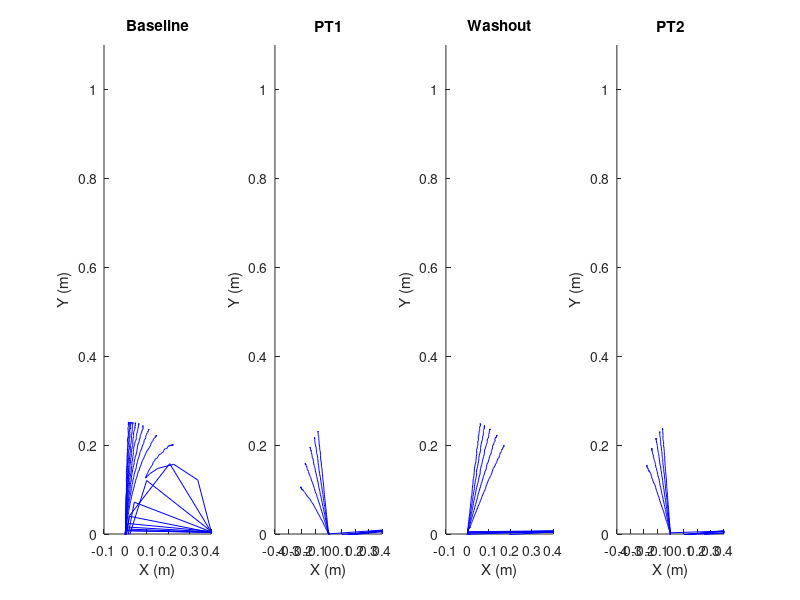

Recreate this plot in MATLAB. (Note: this script raises an error after producing the figure.)
clc
tic
clear
close all
%% Initializing Variables
Rate_pt1_fast = [];
Rate_pt1_slow = [];
Rate_wash_fast = [];
Rate_wash_slow  = [];
Rate_pt2_fast = [];
Rate_pt2_slow = [];
Exp = zeros(1,14);
%% Define plot style
clear s;
s.units = 'inches';
s.format = 'pdf';
s.Preview= 'none';
s.Width= '16'; % Figure width on canvas
s.Height= '9'; % % Figure height on canvas
s.Units= 'inches';
s.Color= 'rgb';
s.Background= 'w';
s.FixedfontSize= '12';
s.ScaledfontSize= 'auto';
s.FontMode= 'scaled';
s.FontSizeMin= '12';
s.FixedLineWidth= '1';
s.ScaledLineWidth= 'auto';
s.LineMode= 'none';
s.LineWidthMin= '0.1';
s.FontName= 'Times New Roman';% Might change this to something that is available
s.FontWeight= 'auto';
s.FontAngle= 'auto';
s.FontEncoding= 'latin1';
s.PSLevel= '3';
s.Renderer= 'painters';
s.Resolution= '300';
s.LineStyleMap= 'none';
s.ApplyStyle= '0';
s.Bounds= 'tight';
s.LockAxes= 'off';
s.LockAxesTicks= 'off';
s.ShowUI= 'off';
s.SeparateText= 'off';
% Skill learning vs adaptation

%% Simulation Loop
% for jj= [-1 -0.5 -0.1]
i_index=0;
% for ii= -0.5:0.1:0.5
ii=1;
i_index=i_index+1;

%% Initialization
num_trials=100;
ts=0.01;% Sampling time interval
paradigm_trials=700;% Total number of trials in the paradigm
t1=400; %pt1 onset
t2=t1+num_trials; %washout onset 
t3=t2+num_trials; %pt2 onset
t4=t3+num_trials;  % pt2 end
time=1;
duration=time;
export_plots_to_png=0;
export_plots_to_pdf=1;

%% System definition
m1=0.2;% mass of link 1
m2=0.2;% mass of link 2
lc1=0.1;% midlength of link 1
lc2=0.1;% midlength of link 2
forward_kinematics=[2*lc1 2*lc2];
I1=1/3*m1*(2*lc1); % M. I. of link 1
I2=1/3*m2*(2*lc2); % M. I. of link 2
Q1=pi/4; % Equilibrium point of q1
Q2=-pi/2; % Equilibrium point of q2
d1=0.3;% Damping 1
d2=0.3;% Damping 2
% Inverse of inertia matrix
%   ||                 ||
%   \/                 \/
Dinv =[(m2*lc2^2 + I2)/(I1*I2 + 4*lc1*lc2^2*m2^2 + 4*I2*lc1*m2 + I2*lc1^2*m1 + I1*lc2^2*m2 + lc1^2*lc2^2*m1*m2 - 4*lc1^2*lc2^2*m2^2*cos(Q2)^2),                           -(m2*lc2^2 + 2*lc1*m2*cos(Q2)*lc2 + I2)/(I1*I2 + 4*lc1*lc2^2*m2^2 + 4*I2*lc1*m2 + I2*lc1^2*m1 + I1*lc2^2*m2 + lc1^2*lc2^2*m1*m2 - 4*lc1^2*lc2^2*m2^2*cos(Q2)^2);
    -(m2*lc2^2 + 2*lc1*m2*cos(Q2)*lc2 + I2)/(I1*I2 + 4*lc1*lc2^2*m2^2 + 4*I2*lc1*m2 + I2*lc1^2*m1 + I1*lc2^2*m2 + lc1^2*lc2^2*m1*m2 - 4*lc1^2*lc2^2*m2^2*cos(Q2)^2), (m1*lc1^2 + 4*m2*cos(Q2)*lc1*lc2 + 4*m2*lc1 + m2*lc2^2 + I1 + I2)/(I1*I2 + 4*lc1*lc2^2*m2^2 + 4*I2*lc1*m2 + I2*lc1^2*m1 + I1*lc2^2*m2 + lc1^2*lc2^2*m1*m2 - 4*lc1^2*lc2^2*m2^2*cos(Q2)^2)];
a11=zeros(2,2);
a12=eye(2);
a21=a11;
a22=-Dinv*diag([d1,d2]);
b11=a11;
b12=Dinv*eye(2);
%% LAD: System based on 2R
Ac=[a11 a12;a21 a22]; % Continuous-time A matrix
Bc=[b11;b12]; % Continuous-time B matrix
A=0.5*(eye(size(Ac,1))+Ac*ts); % Discrete-time A matrix
B=Bc; % Discrete-time B matrix
C=[1 0 0 0;0 1 0 0];
[~,n]=size(A);
[l,m]=size(C*B);
%% Controller Equations Parameterization
lambda_ILC= 1;% Determination factor (Can you change this by explicit instructions?)
lambda_model=0.7;
lambda_FF=0.7;% Confidence on the internal learnt model
gamma_ILC=0.1;% Initial learning rate
gamma_model= 0.2; %Initial learning rate
gamma_FF=0.1; %|| Range: 0.05:0.1
nx=0.01;% Noise levels
ny=0.01;% Noise levels
%% Direction of reaching task
xi_temp=0;
yi_temp=0;
D=(xi_temp^2+yi_temp^2-4*lc1^2-4*lc2^2)/(8*lc1*lc2);
yi=acosd(D);
xi=90-atan2d(2*lc2*sin(acos(D)),(2*lc1+2*lc2*D));
yi=deg2rad(yi);
xi=deg2rad(xi);
2*lc1*cos(xi)+2*lc2*cos(xi+yi)
2*lc1*sin(xi)+2*lc2*sin(xi+yi)
xf_temp=0;

yf_temp=0.25;
D_=(xf_temp^2+yf_temp^2-(2*lc1)^2-(2*lc2)^2)/(8*lc1*lc2);
yf=((atan2d(sqrt(1-D_^2),D_)));
xf=atan2d(yf_temp,xf_temp)-atan2d((2*lc2*(sqrt(1-D_^2))),(2*lc1+2*lc2*D_));
yf=deg2rad(yf);
xf=deg2rad(xf);
xfx=xf;
2*lc1*cos(xf)+2*lc2*cos(xf+yf)
2*lc1*sin(xf)+2*lc2*sin(xf+yf)
%% Perturbation Definition
enableVMR=0;
th=0.5236; % 30 degree rotation
enableFFPT=1;
enableVLPT=0;
beta= 0.5;% FF Perturbation level
alpha=15;% VL Perturbation level
%% Trajectory Generation
% Reference Commands Generation (Minimum Jerk Trajectory, per R. Shadhmehr and
% S. P. Wise) code based on Supplementary documents for "Computational Neurobiology
% of Reaching and Pointing",
t=0;
yd1=[xf*ones(1,time/ts+2);yf*ones(1,time/ts+2)];
ydx=[xfx*ones(1,time/ts+2);yf*ones(1,time/ts+2)];
yref=0*ydx;
for loop_time=0:ts:time
    t=t+1;
    yd1(:,t)=[xi+(xf-xi)*(10*(loop_time/duration)^3-15*(loop_time/duration)^4+6*(loop_time/duration)^5);
        yi+(yf-yi)*(10*(loop_time/duration)^3-15*(loop_time/duration)^4+6*(loop_time/duration)^5)];
end
t=0;
for loop_time=0:ts:time
    t=t+1;
    ydx(:,t)=[xi+(xfx-xi)*(10*(loop_time/duration)^3-15*(loop_time/duration)^4+6*(loop_time/duration)^5);
        yi+(yf-yi)*(10*(loop_time/duration)^3-15*(loop_time/duration)^4+6*(loop_time/duration)^5)];
end
count=5;
for lambda_ILC=[1,0.998,0.995,0.997,0.996,0.993]
    count=count-1;
%% Init. variables
norme=0;
plot_surf=0;
y_=zeros(size(yref));
uILC_=y_;
ymodel_=y_;
ymodel=ymodel_;
Y=ymodel(:,1:end);
Y_=Y;
uFF_=uILC_;
uFF=uFF_;
uILC=uFF;
u=uFF;
u_=u;
VMR=y_;
FFPT=Y_;
VLPT=0;
pred_term_=uILC_;
yFF=y_;
yILC=y_;
TE=y_;
SPE=y_;
MOE=y_;
E=y_;
E_=zeros(1,paradigm_trials);
YendP=y_;
perception=VMR;
normy=zeros(1,length(loop_time));
normFF=zeros(1,length(loop_time));
normuILC=zeros(1,length(loop_time));
normTE=normy;
normSPE=normy;
normMOE=normy;
normu=normy;
normuFF=normy;
IT=normy;
MT=normy;
RR=[cos(th) -sin(th);sin(th) cos(th)];
%% Across-the-Trials for loop
fg1=figure(1);
% fg2=figure(2);
% fg3=figure(3);
% fg6=figure(6);

for k=1:paradigm_trials
    x=zeros(n,length(yref));
    xILC=zeros(n,length(yref));
    xFF=xILC;
    y=C*x;
    
    %% Across-the-Time for loop
    t=0;
    for loop_time=0:ts:time-1*ts
        vdx=[0 1;0 0]*[[0;0] (diff(y_'))'];
        t=t+1;
        %% Perturbation Compututations
             
        if (k<=(4*num_trials)) %(Baseline)
            yref=yd1;
            VMR=[0;0];
            RR=eye(2);
            FFPT=[0;0];
            VLPT=0;
        end
        if (k>=(t1+1))&&(k<=(t2)) %(PERT PT)
            yref=ydx;
            if enableVMR==1
                RR=[cos(th) -sin(th);sin(th) cos(th)];
            else
                VMR=[0;0];
                RR=eye(2);
            end
            if enableFFPT==1
                FFPT=[beta;0];
            else
                FFPT=[0;0];
            end
            if enableVLPT==1
                VLPT=alpha;
            else
                VLPT=0;
            end
        end
        if (k>=t2+1)&&(k<=t3) %(Washout)
            VMR=[0;0];
            RR=eye(2);
            FFPT=[0;0];
            VLPT=0;
            yref=yd1;
        end
        if (k>=t3+1)&&(k<=t4) %(PERT PT again)
            yref=ydx;
            if enableVMR==1
                RR=[cos(th) -sin(th);sin(th) cos(th)];
            else
                VMR=[0;0];
                RR=eye(2);
            end
            if enableFFPT==1
                FFPT=[beta;0];
            else
                FFPT=[0;0];
            end
            if enableVLPT==1
                VLPT=alpha;
            else
                VLPT=0;
            end
        end
        TE(:,t+2)=yref(:,t+2)-(RR*y_(:,t+2));
        MOE(:,t+2)=C*A*B*u_(:,t)-ymodel_(:,t+2);
        SPE(:,t+2)=(RR)*y_(:,t+2)-ymodel_(:,t+2);
        %% Error Definitions
        if (log(norm(TE(:,t+2)))>=-10)
            %% Learning Controller Model
            uILC(:,t)=lambda_ILC*uILC_(:,t)+gamma_ILC*tanh(TE(:,t+2));
            ymodel(:,t+2)=lambda_model*ymodel_(:,t+2)+gamma_model*tanh(SPE(:,t+2));
            uFF(:,t)=lambda_FF*uFF_(:,t)+gamma_FF*pinv(C*A*B)*tanh((MOE(:,t+2)));
            u(:,t)=1*uILC(:,t)+1*uFF(:,t);
        else
            u(:,t)=u_(:,t);
        end
        %% State-space System
        x(:,t+1)=A*x(:,t)+nx*rand(n,1)+B*(u(:,t)+pinv(C*A*B)*FFPT+VLPT.*vdx(:,t));
        y(:,t)=C*x(:,t)+ny*rand(l,1);
    end
    %% Save data for next iteration
    uILC_=uILC;% ILC data
    y_=y;% output data
    ymodel_=ymodel;% pred data
    Y_=Y;
    uFF_=uFF;
    u_=u;
    normTE(1,k)=norm(TE(:,1:(time/ts)));
    normSPE(1,k)=norm(SPE(:,1:(time/ts)));
    normMOE(1,k)=norm(MOE(:,1:(time/ts)));
    normuFF(1,k)=norm(uFF(:,1:(time/ts)-2));
    normu(1,k)=norm(u(:,1:(time/ts)-2));
    normuILC(1,k)=norm(uILC(:,1:(time/ts)-2));
    %% Auxilliary steps
    for k1=1:l
        y_dash_ref=[forward_kinematics*cos([1 0; 1 1]*yref);forward_kinematics*sin([1 0; 1 1]*yref)];
        y_dash=[forward_kinematics*cos([1 0; 1 1]*y);forward_kinematics*sin([1 0; 1 1]*y)];
%         y_dash_ref=yref;
%         y_dash=y;
        E(k1,k)=(norm(abs(y_dash_ref(k1,1:(time/ts))-y_dash(k1,1:(time/ts)))).^2);
    end
    if norme==0
        E_(:,k)=norm(y_dash_ref(:,1:(time/ts))-y_dash(:,1:(time/ts)));
    end
    if norme==1
        E_(:,k)=norm(y_dash_ref(:,1:(time/ts))-y_dash(:,1:(time/ts)))/norm(y_dash_ref(:,1:(time/ts)));
    end
    if (k==t1)
        y1=y;
        x1=x;
    end
    if (k==t2)
        y2=y;
        x2=x;
    end
    if (k==t3)
        y3=y;
        x3=x;
    end
    if (k==t4)
        y4=y;
        x4=x;
    end
    YendP(1,k)=y(1,end-2);
    %%
    set(0,'CurrentFigure',fg1);
    if (k<=(2*num_trials)) %(Baseline)
        if (rem(k,20)==0)||(k==(2*num_trials+1))
            hold on
            subplot(1,4,1)
            hold on
            plot(y_dash(1,1:end-2),y_dash(2,1:end-2),'b-','LineWidth',0.1)
            %             axis equal
            xlabel('X (m)')
            ylabel('Y (m)')
            title('Baseline')
            ylim([0 1.1])
        end
    end
    if (k>=(t1+1))&&(k<=(t2)) %(PERT PT)
        if (rem(k,20)==0)||(k==(4*num_trials+1))
            subplot(1,4,2)
            hold on
            plot(y_dash(1,1:end-2),y_dash(2,1:end-2),'b-','LineWidth',0.1)
            %             axis equal
            xlabel('X (m)')
            ylabel('Y (m)')
            title('PT1')
            ylim([0 1.1])
        end
    end
    if (k>=t2+1)&&(k<=t3) %(Washout)
        if (rem(k,20)==0)||(k==(5*num_trials+1))
            subplot(1,4,3)
            hold on
            plot(y_dash(1,1:end-2),y_dash(2,1:end-2),'b-','LineWidth',0.1)
            %             axis equal
            xlabel('X (m)')
            ylabel('Y (m)')
            title('Washout')
            ylim([0 1.1])
        end
    end
    if (k>=t3+1)&&(k<=t4) %(PERT PT again)
        if (rem(k,20)==0)||(k==(6*num_trials+1))
            subplot(1,4,4)
            hold on
            plot(y_dash(1,1:end-2),y_dash(2,1:end-2),'b-','LineWidth',0.1)
            %             axis equal
            xlabel('X (m)')
            ylabel('Y (m)')
            title('PT2')
            ylim([0 1.1])
        end
    end
end
%% Retention and  Rate Calculations

Retention = E_(t1+1)-E_(t3+1);
% Rate_pt1_fast =(log(E_(num_trials*4+2))- log(E_(num_trials*4+6))/4);
% Rate_pt1_slow =(log(E_(num_trials*4+51))- log(E_(num_trials*5))/49);
% Rate_wash_fast =(log(E_(num_trials*5+2))-log(E_(num_trials*5+6))/4);
% Rate_wash_slow =(log(E_(num_trials*5+51))-log(E_(num_trials*6))/49);
% Rate_pt2_fast =(log(E_(num_trials*6+2))- log(E_(num_trials*6+6))/4);
% Rate_pt2_slow =(log(E_(num_trials*6+51))- log(E_(num_trials*7))/49);
% Rates(i_index,:)= [Retention Rate_pt1_fast Rate_pt1_slow Rate_wash_fast Rate_wash_slow Rate_pt2_fast Rate_pt2_slow];
% RATES = array2table (Rates,'VariableNames',{'Retention','Rate_pt1_fast','Rate_pt1_slow','Rate_wash_fast','Rate_wash_slow','Rate_pt2_fast','Rate_pt2_slow'});

%     writetable(Rate,'Rate.xlsx','Sheet','gamma_FF');

%% Curve Fitting
pt1_fast = E_((t1+3):(t1+9));
pt1_slow = E_((t1+num_trials/2+1):(t1+num_trials));
wash_fast = E_((t2+3):(t2+9));
wash_slow = E_((t2+num_trials/2+1):(t2+num_trials));
pt2_fast = E_((t3+3):(t3+9));
pt2_slow = E_((t3+num_trials/2+1):(t3+num_trials));
trials_fast = 1:1:length(pt1_fast);
trials_slow = 1:1:length(pt1_slow);
% pt1 =  E_((num_trials*4+2):(num_trials*5));
% pt2 =  E_((num_trials*6+2):(num_trials*7));
% trials = 1:1:length(pt1);

tempft = fittype('a*exp(-x/b)+c');
tempf=fit(trials_slow',wash_slow',tempft,'StartPoint',[0.22 23.9854 0.0035]);

ft = fittype( 'a*exp(-x/b)+c', 'independent', 'x', 'dependent', 'y' );
opts = fitoptions( 'Method', 'NonlinearLeastSquares' );
opts.Display = 'Off';
opts.StartPoint = [tempf.a tempf.b tempf.c];

[xf1Data, yf1Data] = prepareCurveData( trials_fast, pt1_fast );
[f1_fitresult, f1_gof] = fit( xf1Data, yf1Data, ft, opts );

[xf2Data, yf2Data] = prepareCurveData( trials_fast, pt2_fast );
[f2_fitresult, f2_gof] = fit( xf2Data, yf2Data, ft, opts );

[xfwData, yfwData] = prepareCurveData( trials_fast, wash_fast );
[fw_fitresult, fw_gof] = fit( xfwData, yfwData, ft, opts );

[xs1Data, ys1Data] = prepareCurveData( trials_slow, pt1_slow );
[s1_fitresult, s1_gof] = fit( xs1Data, ys1Data, ft, opts );

[xs2Data, ys2Data] = prepareCurveData( trials_slow, pt2_slow );
[s2_fitresult, s2_gof] = fit( xs2Data, ys2Data, ft, opts );

[xswData, yswData] = prepareCurveData( trials_slow, wash_slow );
[sw_fitresult, sw_gof] = fit( xswData, yswData, ft, opts );

%%Storing Data
Exp(i_index,:) = [ii,Retention,E_(t1+1),E_(t2),f1_fitresult.b,s1_fitresult.b...
                  E_(t2+1),E_(t3),fw_fitresult.b,sw_fitresult.b...
                  E_(t3+1),E_(t4),f2_fitresult.b,s2_fitresult.b]
EXP = array2table (Exp,'VariableNames',{'Beta','Retention','E1_pt1','E2_pt1','Rate_pt1_fast','Rate_pt1_slow','E1_w','E2_w','Rate_wash_fast','Rate_wash_slow','E1_pt2','E2_pt2','Rate_pt2_fast','Rate_pt2_slow'});

% %% Reference commands
% figure(1)
% hold on
% subplot(1,4,1)
% hold on
% plot(yd1(1,1:end-2),yd1(2,1:end-2),'r--','LineWidth',2)
% xlabel('X (m)')
% ylabel('Y (m)')
% ylim([0 0.6])
% title('Baseline')
% subplot(1,4,2)
% hold on
% plot(yd1(1,1:end-2),ydx(2,1:end-2),'r--','LineWidth',2)
% xlabel('X (m)')
% ylabel('Y (m)')
% title('PT1')
% ylim([0 0.6])
% subplot(1,4,3)
% hold on
% plot(yd1(1,1:end-2),yd1(2,1:end-2),'r--','LineWidth',2)
% ylim([0 0.6])
% xlabel('X (m)')
% ylabel('Y (m)')
% title('Washout')
% ylim([0 0.6])
% subplot(1,4,4)
% hold on
% plot(yd1(1,1:end-2),ydx(2,1:end-2),'r--','LineWidth',2)
% ylim([0 0.6])
% xlabel('X (m)')
% ylabel('Y (m)')
% title('PT2')
% % Converged trajectories
% figure(1)
% hold on
% subplot(1,4,1)
% hold on
% plot(y1(1,1:end-2),y1(2,1:end-2),'g-','LineWidth',1)
% % axis equal
% ylim([0 0.6])
% subplot(1,4,2)
% hold on
% plot(y2(1,1:end-2),y2(2,1:end-2),'g-','LineWidth',1)
% % axis equal
% ylim([0 0.6])
% subplot(1,4,3)
% hold on
% plot(y3(1,1:end-2),y3(2,1:end-2),'g-','LineWidth',1)
% % axis equal
% ylim([0 0.6])
% subplot(1,4,4)
% hold on
% plot(y4(1,1:end-2),y4(2,1:end-2),'g-','LineWidth',1)
% % axis equal
% ylim([0 0.6])
% s.Width= '8'; % Figure width on canvas
% s.Height= '5';
% if export_plots_to_pdf==1
%     chosenfigure=gcf;
%     set(chosenfigure,'PaperUnits','inches');
%     set(chosenfigure,'PaperPositionMode','auto');
%     set(chosenfigure,'PaperSize',[8 5]); % Canvas Size
%     set(chosenfigure,'Units','inches');
%     hgexport(gcf,'ConvergedXY.pdf',s);
% end
%%
% 
% figure(2)
% plot(normTE);hold on
% plot(normSPE);
% plot(normMOE)
% grid on
% for kk=4:7
%     xline(kk*num_trials,'k:','LineWidth',2)
% end
% xlabel('Iterations (k)')
% ylabel('Norm of individual components')
% legend('TE','SPE','MOE','Location','northwest')
% title(['\gamma_{ILC}=',num2str(gamma_ILC),', \gamma_{FF}=',num2str(gamma_FF),', \gamma_{pred}=',num2str(gamma_model),', \lambda_{ILC}=',num2str(lambda_ILC),', \lambda_{FF}=',num2str(lambda_FF),', \lambda_{pred}=',num2str(lambda_model)])
% s.Width= '8'; % Figure width on canvas
% s.Height= '5';
% if export_plots_to_pdf==1
%     chosenfigure=gcf;
%     set(chosenfigure,'PaperUnits','inches');
%     set(chosenfigure,'PaperPositionMode','auto');
%     set(chosenfigure,'PaperSize',[8 5]); % Canvas Size
%     set(chosenfigure,'Units','inches');
%     hgexport(gcf,'ErrorProportions.pdf',s);
% end
% %% Error
% figure(3)
% subplot(211)
% stem(E_,'LineWidth',0.1,'MarkerSize',0.1)
% hold on
% plot(E_,'LineWidth',0.5)
% grid on
% xlabel('Iterations (k)')
% ylabel('||E||_2=||y_{ref,k}-y_k||_2')
% for kk=4:7
%     xline(kk*num_trials,'k:','LineWidth',2)
% end
% title(['\gamma_{ILC}=',num2str(gamma_ILC),', \gamma_{FF}=',num2str(gamma_FF),', \gamma_{pred}=',num2str(gamma_model),', \lambda_{ILC}=',num2str(lambda_ILC),', \lambda_{FF}=',num2str(lambda_FF),', \lambda_{pred}=',num2str(lambda_model)])
% subplot(212)
% stem(log(E_),'LineWidth',0.1,'MarkerSize',0.1)
% hold on
% plot(log(E_),'LineWidth',0.5)
% for kk=4:7
%     xline(kk*num_trials,'k:','LineWidth',2)
% end
% grid on
% hold on
% xlabel('Iterations (k)')
% ylabel('log(||E||_2)')
% s.Width= '8'; % Figure width on canvas
% s.Height= '5';
% if export_plots_to_pdf==1
%     chosenfigure=gcf;
%     set(chosenfigure,'PaperUnits','inches');
%     set(chosenfigure,'PaperPositionMode','auto');
%     set(chosenfigure,'PaperSize',[8 5]); % Canvas Size
%     set(chosenfigure,'Units','inches');
%     hgexport(gcf,'Errors.pdf',s);
% end
% %% Baseline plot
% figure(9)
% subplot(211)
% stem(1:paradigm_trials-3*num_trials,E_(:,1:length(1:paradigm_trials-3*num_trials)),'LineWidth',0.1,'MarkerSize',0.1)
% hold on
% plot(1:paradigm_trials-3*num_trials,E_(:,1:length(1:paradigm_trials-3*num_trials)),'LineWidth',0.5)
% xlim([0*num_trials+1 2*num_trials])
% grid on
% xlabel('Iterations (k)')
% ylabel('||E||_2=||y_{ref,k}-y_k||_2')
% title(['\gamma_{ILC}=',num2str(gamma_ILC),', \gamma_{FF}=',num2str(gamma_FF),', \gamma_{pred}=',num2str(gamma_model),', \lambda_{ILC}=',num2str(lambda_ILC),', \lambda_{FF}=',num2str(lambda_FF),', \lambda_{pred}=',num2str(lambda_model)])
% subplot(212)
% stem(1:paradigm_trials-3*num_trials,log(E_(:,1:length(1:paradigm_trials-3*num_trials))),'LineWidth',0.1,'MarkerSize',0.1)
% hold on
% plot(1:paradigm_trials-3*num_trials,log(E_(:,1:length(1:paradigm_trials-3*num_trials))),'LineWidth',0.5)
% xlim([0*num_trials+1 2*num_trials])
% grid on
% hold on
% xlabel('Iterations (k)')
% ylabel('log(||E||_2)')
% s.Width= '6'; % Figure width on canvas
% s.Height= '4';
% if export_plots_to_pdf==1
%     chosenfigure=gcf;
%     set(chosenfigure,'PaperUnits','inches');
%     set(chosenfigure,'PaperPositionMode','auto');
%     set(chosenfigure,'PaperSize',[6 4]); % Canvas Size
%     set(chosenfigure,'Units','inches');
%     hgexport(gcf,'BaselineError.pdf',s);
% end
% %%
% figure(10)
% plot(normu);hold on
% plot(normuFF);
% plot(normuILC)
% grid on
% for kk=4:7
%     xline(kk*num_trials,'k:','LineWidth',2)
% end
% xlabel('Iterations (k)')
% ylabel('Norm of individual components')
% legend('||u_k||_2','||u_{FF,k}||_2','||u_{ILC,k}||_2','Location','northwest')
% title(['\gamma_{ILC}=',num2str(gamma_ILC),', \gamma_{FF}=',num2str(gamma_FF),', \gamma_{pred}=',num2str(gamma_model),', \lambda_{ILC}=',num2str(lambda_ILC),', \lambda_{FF}=',num2str(lambda_FF),', \lambda_{pred}=',num2str(lambda_model)])
% s.Width= '8'; % Figure width on canvas
% s.Height= '5';
% if export_plots_to_pdf==1
%     chosenfigure=gcf;
%     set(chosenfigure,'PaperUnits','inches');
%     set(chosenfigure,'PaperPositionMode','auto');
%     set(chosenfigure,'PaperSize',[8 5]); % Canvas Size
%     set(chosenfigure,'Units','inches');
%     hgexport(gcf,'ContribBaseline.pdf',s);
% end
% 
%% Matced Trials
figure(11)

if ii==0.1
    plot(1:(t2-t1),((E_(t1+1:t2))),'m','LineWidth',1.5,'Marker','o','MarkerEdgeColor','k','MarkerSize',4,'MarkerIndices',1:10:num_trials);
    plot(1:num_trials*1,((E_(t3+1:t4))),'b','LineWidth',1.5,'Marker','o','MarkerEdgeColor','k','MarkerSize',4,'MarkerIndices',1:10:num_trials);
end
if ii==0.9
    plot(1:(t2-t1),((E_(t1+1:t2))),'m','LineWidth',1.5,'Marker','^','MarkerEdgeColor','k','MarkerSize',4,'MarkerIndices',1:10:num_trials);
    plot(1:num_trials*1,((E_(t3+1:t4))),'b','LineWidth',1.5,'Marker','^','MarkerEdgeColor','k','MarkerSize',4,'MarkerIndices',1:10:num_trials);
end

if count==4
subplot(2,3,1)

hold on
plot(1:num_trials*1,((E_(num_trials*3+1:4*num_trials))),'Color','k','LineWidth',2);
plot(1:(t2-t1),((E_(t1+1:t2))),'Color','m','LineWidth',1.5);
plot(1:(t3-t2),((E_(t2+1:t3))),'Color','g','LineStyle','--','LineWidth',2);
plot(1:num_trials*1,((E_(t3+1:t4))),'Color','b','LineStyle','--','LineWidth',1.5);
title('\lambda_I_L_C = '+string(lambda_ILC))
hold off
end
if count==3
subplot(2,3,2)

hold on 
plot(1:num_trials*1,((E_(num_trials*3+1:4*num_trials))),'Color','k','LineWidth',2);
plot(1:(t2-t1),((E_(t1+1:t2))),'Color','m','LineWidth',1.5);
plot(1:(t3-t2),((E_(t2+1:t3))),'Color','g','LineStyle','--','LineWidth',2);
plot(1:num_trials*1,((E_(t3+1:t4))),'Color','b','LineStyle','--','LineWidth',1.5);
title('\lambda_I_L_C = '+string(lambda_ILC))
hold off
end
if count==2

subplot(2,3,3)
hold on 
plot(1:num_trials*1,((E_(num_trials*3+1:4*num_trials))),'Color','k','LineWidth',2);
plot(1:(t2-t1),((E_(t1+1:t2))),'Color','m','LineWidth',1.5);
plot(1:(t3-t2),((E_(t2+1:t3))),'Color','g','LineStyle','--','LineWidth',2);
plot(1:num_trials*1,((E_(t3+1:t4))),'Color','b','LineStyle','--','LineWidth',1.5);
title('\lambda_I_L_C = '+string(lambda_ILC))
hold off
end
if count==1
subplot(2,3,4)

hold on
plot(1:num_trials*1,((E_(num_trials*3+1:4*num_trials))),'Color','k','LineWidth',2);
plot(1:(t2-t1),((E_(t1+1:t2))),'Color','m','LineWidth',1.5);
plot(1:(t3-t2),((E_(t2+1:t3))),'Color','g','LineStyle','--','LineWidth',2);
plot(1:num_trials*1,((E_(t3+1:t4))),'Color','b','LineStyle','--','LineWidth',1.5);
title('\lambda_I_L_C = '+string(lambda_ILC))
hold off
end
if count==0

subplot(2,3,5)
hold on
plot(1:num_trials*1,((E_(num_trials*3+1:4*num_trials))),'Color','k','LineWidth',2);
plot(1:(t2-t1),((E_(t1+1:t2))),'Color','m','LineWidth',1.5);
plot(1:(t3-t2),((E_(t2+1:t3))),'Color','g','LineStyle','--','LineWidth',2);
plot(1:num_trials*1,((E_(t3+1:t4))),'Color','b','LineStyle','--','LineWidth',1.5);
title('\lambda_I_L_C = '+string(lambda_ILC))
hold off
end
if count==-1

subplot(2,3,6)
hold on
plot(1:num_trials*1,((E_(num_trials*3+1:4*num_trials))),'Color','k','LineWidth',2);
plot(1:(t2-t1),((E_(t1+1:t2))),'Color','m','LineWidth',1.5);
plot(1:(t3-t2),((E_(t2+1:t3))),'Color','g','LineStyle','--','LineWidth',2);
plot(1:num_trials*1,((E_(t3+1:t4))),'Color','b','LineStyle','--','LineWidth',1.5);
title('\lambda_I_L_C = '+string(lambda_ILC))
hold off
end
% str1=sprintf('Baseline lamda ILC = %.1f',lambda_ILC);
% str2=sprintf('PT1 lamda ILC = %.1f',lambda_ILC);
% str3=sprintf('Washout lamda ILC = %.1f',lambda_ILC);
% str4=sprintf('PT2 lamda ILC = %.1f',lambda_ILC);
% legend(str1,str2,str3,str4)
legend('Baseline',...
    'PT1 ',...
    'Washout ',...
    'PT2 ',...
    'Baseline ')%,' PT', 'Washout', ' PT'}
xlabel('Matched Iterations (k)')
ylabel('Norm of Error')%('||E||_2')
grid on
% title(['\rho=',num2str(round(Retention,2)),',\gamma_{ILC}=',num2str(gamma_ILC),', \gamma_{FF}=',num2str(gamma_FF),', \gamma_{pred}=',num2str(gamma_model),', \lambda_{ILC}=',num2str(lambda_ILC),', \lambda_{FF}=',num2str(lambda_FF),', \lambda_{pred}=',num2str(lambda_model)])
s.Width= '16'; % Figure width on canvas
s.Height= '9';
if export_plots_to_pdf==1
    chosenfigure=gcf;
    set(chosenfigure,'PaperUnits','inches');
    set(chosenfigure,'PaperPositionMode','auto');
    set(chosenfigure,'PaperSize',[8 5]); % Canvas Size
    set(chosenfigure,'Units','inches');
    hgexport(gcf,'Matched_iterations_E.pdf',s)
end
%%
figure(12)

    if ii == 0.1
        plot(normuFF,'-ro','LineWidth',0.5,'MarkerEdgeColor','k','MarkerSize',4);hold on
        plot(normu,'-mo','LineWidth',0.5,'MarkerEdgeColor','k','MarkerSize',4)
        plot(normuILC,'-bo','LineWidth',0.5,'MarkerEdgeColor','k','MarkerSize',4)
    end
    if ii == 0.9
        plot(normuFF,'-r^','LineWidth',0.5,'MarkerEdgeColor','k','MarkerSize',4);hold on
        plot(normu,'-m^','LineWidth',0.5,'MarkerEdgeColor','k','MarkerSize',4)
        plot(normuILC,'-b^','LineWidth',0.5,'MarkerEdgeColor','k','MarkerSize',4)
    end
   
if count==4
subplot(2,3,1)

hold on
plot(normuFF,'LineWidth',0.5);
plot(normu','LineWidth',0.5);
plot(normuILC','LineWidth',0.5);
title('\lambda_I_L_C = '+string(lambda_ILC))
hold off
end

if count==3
subplot(2,3,2)

hold on
plot(normuFF,'LineWidth',0.5);
plot(normu','LineWidth',0.5);
plot(normuILC','LineWidth',0.5);
title('\lambda_I_L_C = '+string(lambda_ILC))
hold off
end


if count==2
subplot(2,3,3)

hold on
plot(normuFF,'LineWidth',0.5);
plot(normu','LineWidth',0.5);
plot(normuILC','LineWidth',0.5);
title('\lambda_I_L_C = '+string(lambda_ILC))
hold off
end

if count==1
subplot(2,3,4)

hold on
plot(normuFF,'LineWidth',0.5);
plot(normu','LineWidth',0.5);
plot(normuILC','LineWidth',0.5);
title('\lambda_I_L_C = '+string(lambda_ILC))
hold off
end
if count==0
subplot(2,3,5)

hold on
plot(normuFF,'LineWidth',0.5);
plot(normu','LineWidth',0.5);
plot(normuILC','LineWidth',0.5);
title('\lambda_I_L_C = '+string(lambda_ILC))
hold off
end
if count==-1
subplot(2,3,6)

hold on
plot(normuFF,'LineWidth',0.5);
plot(normu','LineWidth',0.5);
plot(normuILC','LineWidth',0.5);
title('\lambda_I_L_C = '+string(lambda_ILC))
hold off
end


grid on
xlabel('Iterations (k)')
ylabel('Norm of individual components')
legend('||u_{FF,k}||_2','||u_k||_2','||u_{ILC,k}||_2','Location','Northwest')
% title(['\gamma_{ILC}=',num2str(gamma_ILC),', \gamma_{FF}=',num2str(gamma_FF),', \gamma_{pred}=',num2str(gamma_model),', \lambda_{ILC}=',num2str(lambda_ILC),', \lambda_{FF}=',num2str(lambda_FF),', \lambda_{pred}=',num2str(lambda_model)])
s.Width= '16'; % Figure width on canvas
s.Height= '9';
xlim([400 500])


if export_plots_to_pdf==1
    chosenfigure=gcf;
    set(chosenfigure,'PaperUnits','inches');
    set(chosenfigure,'PaperPositionMode','auto');
    set(chosenfigure,'PaperSize',[16 9]); % Canvas Size
    set(chosenfigure,'Units','inches');
    hgexport(gcf,'SlowFast.pdf',s);
end
%%
figure(13)
if count==4
subplot(2,3,1)
hold on
stem(E_(:,301:end),'LineWidth',0.1,'MarkerSize',0.1)
plot(E_(:,301:end),'LineWidth',0.5)
title('\lambda_I_L_C = '+string(lambda_ILC))
hold off
end
if count==3
subplot(2,3,2)
hold on
stem(E_(:,301:end),'LineWidth',0.1,'MarkerSize',0.1)
plot(E_(:,301:end),'LineWidth',0.5)
title('\lambda_I_L_C = '+string(lambda_ILC))
hold off
end
if count==2
subplot(2,3,3)
hold on
stem(E_(:,301:end),'LineWidth',0.1,'MarkerSize',0.1)
plot(E_(:,301:end),'LineWidth',0.5)
title('\lambda_I_L_C = '+string(lambda_ILC))
hold off
end
if count==1
subplot(2,3,4)
hold on
stem(E_(:,301:end),'LineWidth',0.1,'MarkerSize',0.1)
plot(E_(:,301:end),'LineWidth',0.5)
title('\lambda_I_L_C = '+string(lambda_ILC))
hold off
end
if count==0
subplot(2,3,5)
hold on
stem(E_(:,301:end),'LineWidth',0.1,'MarkerSize',0.1)
plot(E_(:,301:end),'LineWidth',0.5)
title('\lambda_I_L_C = '+string(lambda_ILC))
hold off
end
if count==-1
subplot(2,3,6)
hold on
stem(E_(:,301:end),'LineWidth',0.1,'MarkerSize',0.1)
plot(E_(:,301:end),'LineWidth',0.5)
title('\lambda_I_L_C = '+string(lambda_ILC))
hold off
end
grid on
xlabel('Iterations (k)')
ylabel('||E||_2=||y_{ref,k}-y_k||_2')
% title(['\gamma_{ILC}=',num2str(gamma_ILC),', \gamma_{FF}=',num2str(gamma_FF),', \gamma_{pred}=',num2str(gamma_model),', \lambda_{ILC}=',num2str(lambda_ILC),', \lambda_{FF}=',num2str(lambda_FF),', \lambda_{pred}=',num2str(lambda_model)])
s.Width= '8'; % Figure width on canvas
s.Height= '5';
for kk=1:3
    xline(kk*num_trials,'k:','LineWidth',2)
end
if export_plots_to_pdf==1
    chosenfigure=gcf;
    set(chosenfigure,'PaperUnits','inches');
    set(chosenfigure,'PaperPositionMode','auto');
    set(chosenfigure,'PaperSize',[8 5]); % Canvas Size
    set(chosenfigure,'Units','inches');
    hgexport(gcf,'Error_PT.pdf',s)
end
clear Rate_pt1_fast Rate_pt1_slow Rate_wash_fast Rate_wash_slow Rate_pt2_fast Rate_pt2_slow

% %% Fast Rate
% figure(14)
% plot( f1_fitresult,'m-',xf1Data, yf1Data,'ko');hold on; plot( f2_fitresult,'b-', xf2Data, yf2Data,'k*'); hold on; plot( fw_fitresult,'g-', xfwData, yfwData,'k^');
% %     plot( f1_fitresult,'m-',xf1Data, yf1Data,'ko','DisplayName','pt1');hold on; plot( f2_fitresult,'b-', xf2Data, yf2Data,'k*','DisplayName','pt2' ); hold on; plot( fw_fitresult,'g-', xfwData, yfwData,'k^','DisplayName','washout');
% legend(  'pt1 data','pt1 fit', 'pt2 data','pt2 fit','Washout data','washout fit', 'Location', 'NorthEast');
% % Label axes
% xlabel( 'Iterations', 'Interpreter', 'none' );
% ylabel( '||E||_2', 'Interpreter', 'none' );
% title(['Rates: pt1= ',num2str(f1_fitresult.b),'; pt2= ',num2str(f2_fitresult.b),'; washout= ',num2str(fw_fitresult.b)]);
% grid on
% 
% 
% %% Slow Rate
% figure(15)
% plot( s1_fitresult,'m-',xs1Data, ys1Data,'ko');hold on; plot( s2_fitresult,'b-', xs2Data, ys2Data,'k*'); hold on; plot( sw_fitresult,'g-', xswData, yswData,'k^');
% %     plot( f1_fitresult,'m-',xf1Data, yf1Data,'ko','DisplayName','pt1');hold on; plot( f2_fitresult,'b-', xf2Data, yf2Data,'k*','DisplayName','pt2' ); hold on; plot( fw_fitresult,'g-', xfwData, yfwData,'k^','DisplayName','washout');
% legend(  'pt1 data','pt1 fit', 'pt2 data','pt2 fit','Washout data','washout fit', 'Location', 'NorthEast');
% % Label axes
% xlabel( 'Iterations', 'Interpreter', 'none' );
% ylabel( '||E||_2', 'Interpreter', 'none' );
% title(['Rates: pt1=',num2str(s1_fitresult.b),'; pt2= ',num2str(s2_fitresult.b),'; washout= ',num2str(sw_fitresult.b)]);
% grid on
% 
% clear tempf
% % end
% 
% figure(16) % Perturbation Level Simulation Plots
% % 
% % if jj==-1
% %     
% % subplot(1,3,1)
% % plot(Exp(:,1),Exp(:,2),'k^-');xlabel('\lambda_{pred}');ylabel('Retention');hold on;
% % subplot(1,3,2)
% % plot(Exp(:,1),Exp(:,5),'m^-');hold on;plot(Exp(:,1),Exp(:,13),'b*-');xlabel('\lambda_{pred}');ylabel('Fast Savings');legend('pt1', 'pt2');
% % subplot(1,3,3)
% % plot(Exp(:,1),Exp(:,6),'m^-');hold on;plot(Exp(:,1),Exp(:,14),'b*-');xlabel('\lambda_{pred}');ylabel('Slow Savings');legend('pt1', 'pt2');
% % 
% % end
% % 
% % if jj==-0.1
% %     
% % subplot(1,3,1)
% % plot(Exp(:,1),Exp(:,2),'ko-');xlabel('\lambda_{pred}');ylabel('Retention');hold on;
% % subplot(1,3,2)
% % plot(Exp(:,1),Exp(:,5),'mo-');hold on;plot(Exp(:,1),Exp(:,13),'b*-');xlabel('\lambda_{pred}');ylabel('Fast Savings');legend('pt1', 'pt2');
% % subplot(1,3,3)
% % plot(Exp(:,1),Exp(:,6),'mo-');hold on;plot(Exp(:,1),Exp(:,14),'b*-');xlabel('\lambda_{pred}');ylabel('Slow Savings');legend('pt1', 'pt2');
% % hold on;
% % end
% 
% subplot(1,3,1)
% plot(Exp(:,1),Exp(:,2),'k*-');xlabel('\beta');ylabel('Retention'); hold on;
% subplot(1,3,2)
% plot(Exp(:,1),Exp(:,5),'m*-');hold on;plot(Exp(:,1),Exp(:,13),'b*-');xlabel('\beta');ylabel('Fast Rate');legend('pt1', 'pt2');
% subplot(1,3,3)
% plot(Exp(:,1),Exp(:,6),'m*-');hold on;plot(Exp(:,1),Exp(:,14),'b*-');xlabel('\beta');ylabel('Slow Rate');legend('pt1', 'pt2');
% hold on;
% 
% % end
% %
% % saveas(figure(12),'gamma_FF');
end